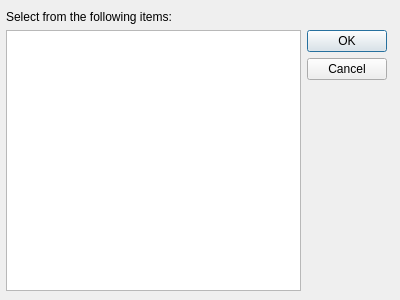
<?xml version="1.0" encoding="UTF-8"?>
<ui version="4.0">
 <class>question_selector</class>
 <widget class="QDialog" name="question_selector">
  <property name="windowModality">
   <enum>Qt::ApplicationModal</enum>
  </property>
  <property name="geometry">
   <rect>
    <x>0</x>
    <y>0</y>
    <width>400</width>
    <height>300</height>
   </rect>
  </property>
  <property name="sizePolicy">
   <sizepolicy hsizetype="Fixed" vsizetype="MinimumExpanding">
    <horstretch>0</horstretch>
    <verstretch>0</verstretch>
   </sizepolicy>
  </property>
  <property name="minimumSize">
   <size>
    <width>400</width>
    <height>300</height>
   </size>
  </property>
  <property name="maximumSize">
   <size>
    <width>400</width>
    <height>600</height>
   </size>
  </property>
  <property name="focusPolicy">
   <enum>Qt::StrongFocus</enum>
  </property>
  <property name="contextMenuPolicy">
   <enum>Qt::NoContextMenu</enum>
  </property>
  <property name="windowTitle">
   <string>Select Validity Questions to Analyze</string>
  </property>
  <property name="autoFillBackground">
   <bool>false</bool>
  </property>
  <property name="modal">
   <bool>true</bool>
  </property>
  <widget class="QWidget" name="verticalLayoutWidget">
   <property name="geometry">
    <rect>
     <x>6</x>
     <y>10</y>
     <width>381</width>
     <height>281</height>
    </rect>
   </property>
   <layout class="QVBoxLayout" name="verticalLayout">
    <item>
     <widget class="QLabel" name="label">
      <property name="text">
       <string>Select from the following items:</string>
      </property>
     </widget>
    </item>
    <item>
     <layout class="QHBoxLayout" name="horizontalLayout">
      <item>
       <widget class="QListWidget" name="listWidget">
        <property name="maximumSize">
         <size>
          <width>16777213</width>
          <height>16777215</height>
         </size>
        </property>
        <property name="alternatingRowColors">
         <bool>true</bool>
        </property>
        <property name="selectionMode">
         <enum>QAbstractItemView::MultiSelection</enum>
        </property>
        <property name="selectionBehavior">
         <enum>QAbstractItemView::SelectItems</enum>
        </property>
        <property name="selectionRectVisible">
         <bool>true</bool>
        </property>
       </widget>
      </item>
      <item>
       <widget class="QDialogButtonBox" name="buttonBox">
        <property name="orientation">
         <enum>Qt::Vertical</enum>
        </property>
        <property name="standardButtons">
         <set>QDialogButtonBox::Cancel|QDialogButtonBox::Ok</set>
        </property>
       </widget>
      </item>
     </layout>
    </item>
   </layout>
  </widget>
 </widget>
 <resources/>
 <connections>
  <connection>
   <sender>buttonBox</sender>
   <signal>accepted()</signal>
   <receiver>question_selector</receiver>
   <slot>accept()</slot>
   <hints>
    <hint type="sourcelabel">
     <x>248</x>
     <y>254</y>
    </hint>
    <hint type="destinationlabel">
     <x>157</x>
     <y>274</y>
    </hint>
   </hints>
  </connection>
  <connection>
   <sender>buttonBox</sender>
   <signal>rejected()</signal>
   <receiver>question_selector</receiver>
   <slot>reject()</slot>
   <hints>
    <hint type="sourcelabel">
     <x>316</x>
     <y>260</y>
    </hint>
    <hint type="destinationlabel">
     <x>286</x>
     <y>274</y>
    </hint>
   </hints>
  </connection>
 </connections>
</ui>
